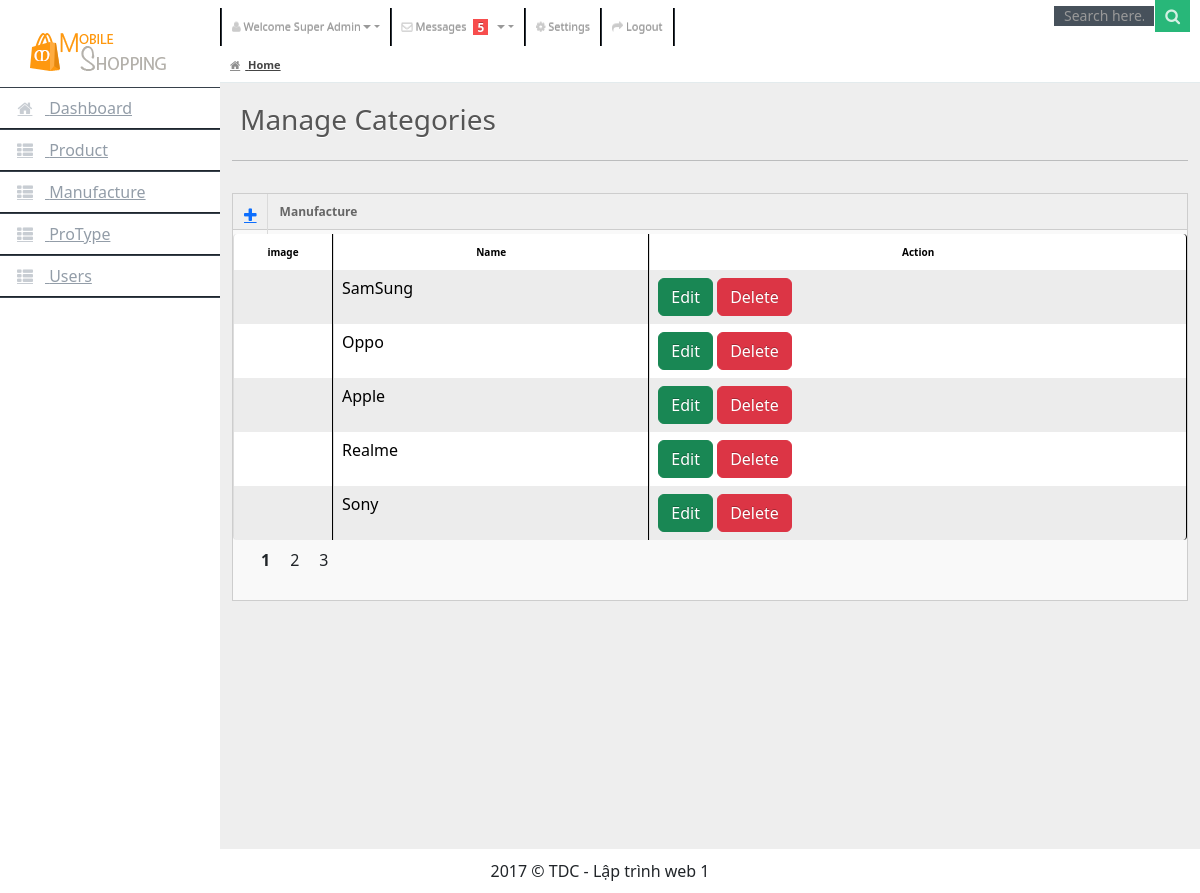
Screenshot of /admin/manufacture.php (signed in) with the database file from the repository.
### tables this page shows
CREATE TABLE `manufactures` (
  `id_manu` int(11) NOT NULL,
  `name_manu` varchar(200) NOT NULL,
  `icon` varchar(200) NOT NULL,
  `created_at` date NOT NULL DEFAULT current_timestamp()
);

### admin/models/db.php (called while the page is built)
<?php
class Db
{
    public static $connection;
    public function __construct()
    {
        if (!self::$connection) {
            self::$connection = new mysqli(DB_HOST, DB_USER, DB_PASSWORD, DB_NAME,PORT);
            self::$connection->set_charset(DB_CHARSET);
        }
        return self::$connection;
    }
}

### admin/models/manufacture.php (called while the page is built, shortened)
<?php
class Manufacture extends Db{
    function getAllManu(){
        $sql = self::$connection->prepare("SELECT *
        FROM manufactures ORDER BY created_at DESC");
        $sql->execute();
        $items = $sql->get_result()->fetch_all(MYSQLI_ASSOC);
        return $items;
    }
}

### admin/manufacture.php (the view, shortened to what this page needs)
<?php
include "header.php";
include "sidebar.php";
?>
<div id="content">
    <div id="content-header">
        <div id="breadcrumb"> <a href="index.html" title="Go to Home" class="tip-bottom current"><i
                    class="icon-home"></i> Home</a></div>
        <h1>Manage Categories</h1>
    </div>
    <div class="container-fluid">
        <hr>
        <div class="row-fluid">
            <div class="span12">
                <div class="widget-box">
                    <div class="widget-title"> <span class="icon"><a href="form_add_manu.php"> <i class="icon-plus"></i>
                            </a></span>
                        <h5>Manufacture</h5>
                    </div>
                    <div class="widget-content nopadding">
                        <table class="table table-bordered
                                    table-striped">
                            <thead>
                                <tr>
                                    <th>image</th>
                                    <th>Name</th>
                                    <th>Action</th>
                                </tr>
                            </thead>
                            <tbody>
                                <?php foreach ($getAllItem = $manufacture->getAllManu() as $values) {
                                    $imageName = strtolower(str_replace(' ', '_', $values['icon']));
                                    ?>
                                    <tr class="">
                                        <td width="100"> <img src="../public/img/<?php echo $imageName; ?>"
                                                alt="<?php echo $values['icon']; ?>" width="100" /></td>
                                        <td><?php echo $values['name_manu']; ?></td>
                                        <td>
                                            <a href="edit_manu.php?id_manu=<?php echo $values['id_manu']; ?>" class="btn
                                    btn-success btn-mini">Edit</a>
                                    <a href="#" class="btn btn-danger btn-mini" onclick="confirmDelete(<?php echo $values['id_manu']; ?>)">Delete</a>
                                        </td>
                                    </tr>
                                <?php } ?>
                            </tbody>
                        </table>
                        <div class="row" style="margin-left: 18px;">
                            <ul class="pagination">
                                <li class="active">1</li>
                                <li>2</li>
                                <li>3</li>
                            </ul>
                        </div>
                    </div>
                </div>
            </div>
        </div>
    </div>
</div>
<?php include "footer.php" ?>

### admin/css/select2.css (style rules this page uses)
ul.pagination li { float: left; }

### admin/css/matrix-style.css (style rules this page uses)
* { outline:none !important; -moz-outline: none !important; }
html, body { height:100% }
body { overflow-x: hidden; margin-top: -10px; font-family: 'Open Sans', sans-serif; font-size:12px; color:#666; }
a { color:#666; }
select, textarea, input[type="text"], input[type="password"], input[type="datetime"], input[type="datetime-local"], input[type="date"], input[type="month"], input[type="time"], input[type="week"], input[type="number"], input[type="email"], input[type="url"], input[type="search"], input[type="tel"], input[type="color"], .uneditable-input, .label, .dropdown-menu, .btn, .well, .progress, .table-bordered, .btn-group > .btn:first-child, .btn-group > .btn:last-child, .btn-group > .btn:last-child, .btn-group > .dropdown-toggle, .alert { border-radius:0px; }
.btn, textarea, input[type="text"], input[type="password"], input[type="datetime"], input[type="datetime-local"], input[type="date"], input[type="month"], input[type="time"], input[type="week"], input[type="number"], input[type="email"], input[type="url"], input[type="search"], input[type="tel"], input[type="color"], .uneditable-input { box-shadow:none; }
.progress, .progress-success .bar, .progress .bar-success, .progress-warning .bar, .progress .bar-warning, .progress-danger .bar, .progress .bar-danger, .progress-info .bar, .progress .bar-info, .btn, .btn-primary { background-image:none; }
hr { border-top-color:#dadada; }
#content { background: none repeat scroll 0 0 #eeeeee; margin-left: 220px; margin-right: 0; padding-bottom: 25px; position: relative; min-height:100%; width: auto; }
#content-header { position: abslute; width: 100%; margin-top: -38px; z-index: 20; }
#content-header h1 { color: #555555; font-size: 28px; font-weight: normal; float: none; text-shadow: 0 1px 0 #ffffff; margin-left: 20px; position: relative; }
#content-header h1, #content-header .btn-group { margin-top: 20px; }
#breadcrumb { background-color: #fff; border-bottom: 1px solid #e3ebed; }
#breadcrumb a { padding: 8px 20px 8px 10px; display: inline-block; background-image: url('../img/breadcrumb.png'); background-position: center right; background-repeat: no-repeat; font-size: 11px; color: #666666; }
#breadcrumb a:last-child { background-image:none; }
#breadcrumb a.current { font-weight: bold; color: #444444; }
#breadcrumb a i { margin-right: 5px; opacity: .6; }
.stat-boxes .peity_bar_good, .stat-boxes .peity_line_good, { color: #459D1C; }
.widget-box { background: none repeat scroll 0 0 #F9F9F9; border-left: 1px solid #CDCDCD; border-top: 1px solid #CDCDCD; border-right: 1px solid #CDCDCD; clear: both; margin-top: 16px; margin-bottom: 16px; position: relative; }
.widget-title, .modal-header, .table th, div.dataTables_wrapper .ui-widget-header { background:#efefef; border-bottom: 1px solid #CDCDCD; height: 36px; }
.widget-title span.icon { padding: 9px 10px 7px 11px; float: left; border-right:1px solid #dadada; }
.widget-title h5 { color: #666; float: left; font-size: 12px; font-weight: bold; padding: 12px; line-height: 12px; margin: 0; }
.widget-content { padding:15px; border-bottom: 1px solid #cdcdcd; }
.table th { height: auto; font-size: 10px; padding: 5px 10px 2px; border-bottom: 0; text-align: center; color: #666666; }
.nopadding { padding: 0 !important; }
.nopadding .table { margin-bottom: 0; }
.nopadding .table-bordered { border: 0; }

### admin/css/matrix-media.css (style rules this page uses)
body { background:#2E363F; }

### admin/header.php (style rules this page uses)
ul.pagination { list-style: none; float: right; }
ul.pagination li.active { font-weight: bold }
ul.pagination li { display: flex; padding: 10px }

### rows the page displays
manufactures: name_manu "SamSung"
manufactures: name_manu "Oppo"
manufactures: name_manu "Apple"
manufactures: name_manu "Realme"
manufactures: name_manu "Sony"
